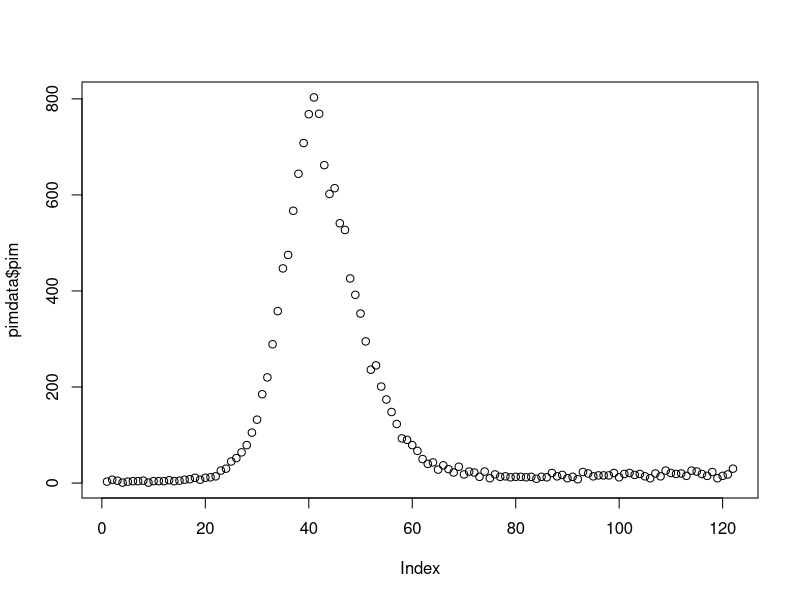
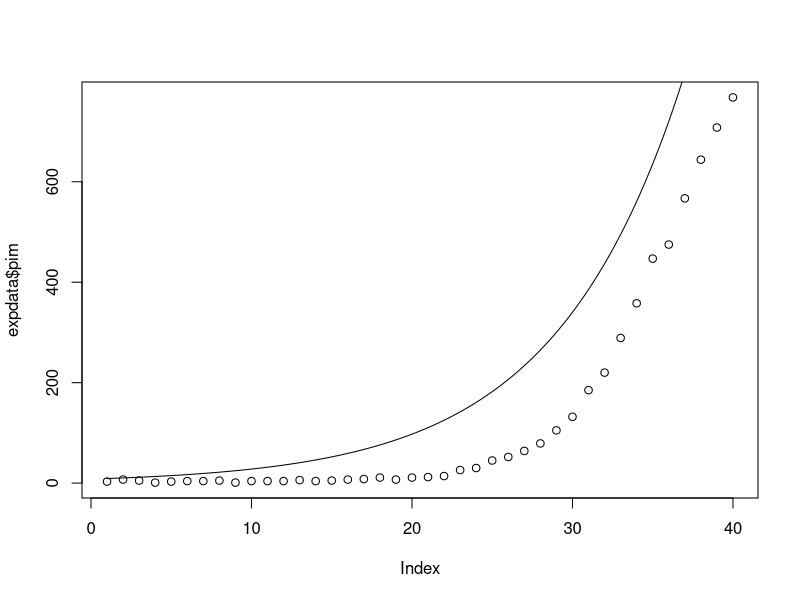
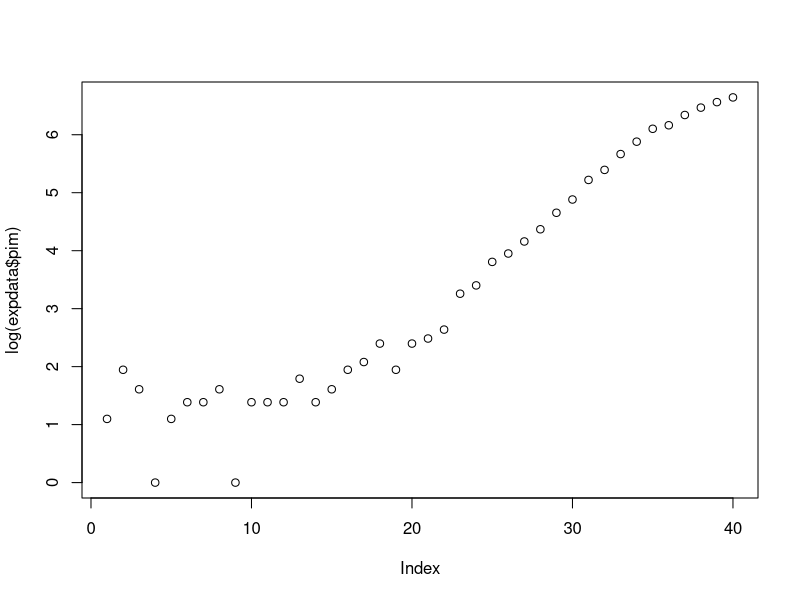
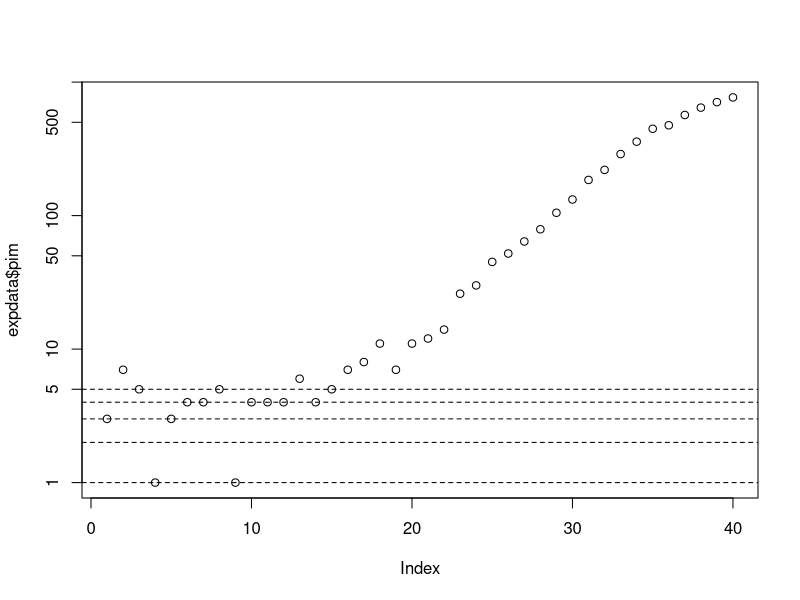
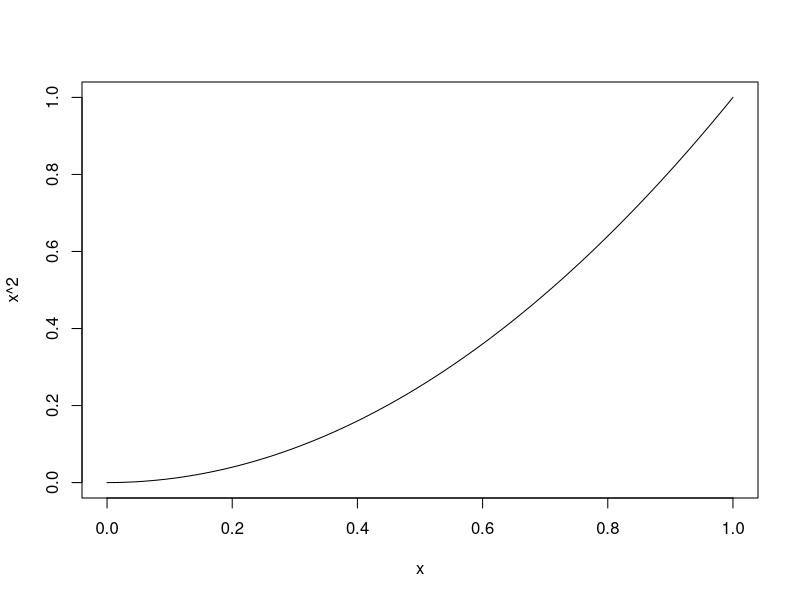
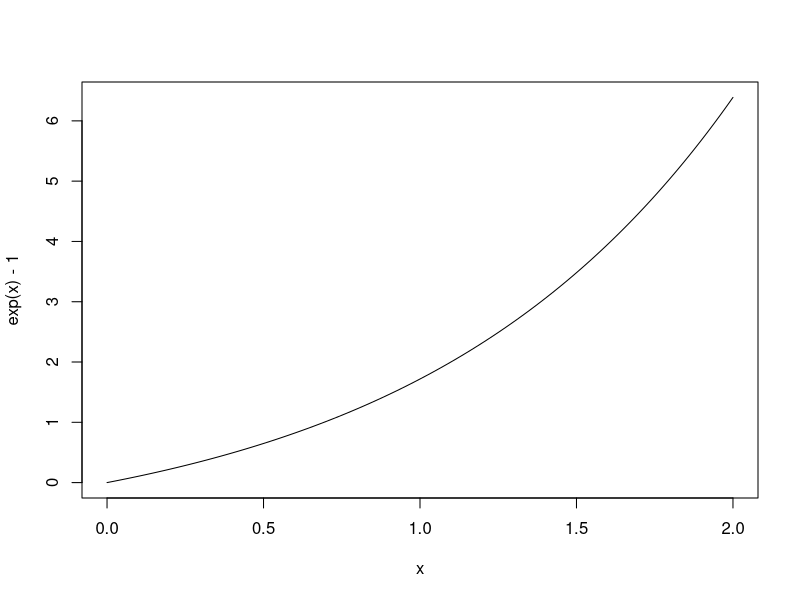
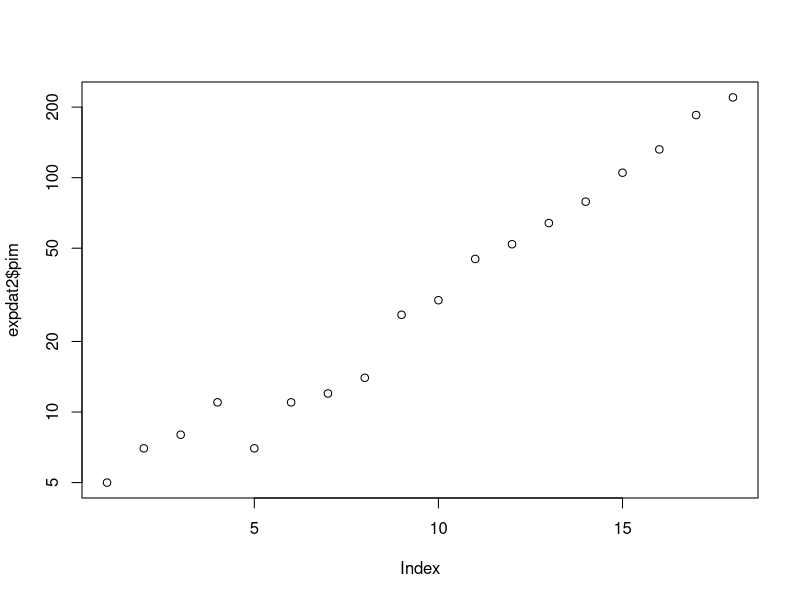
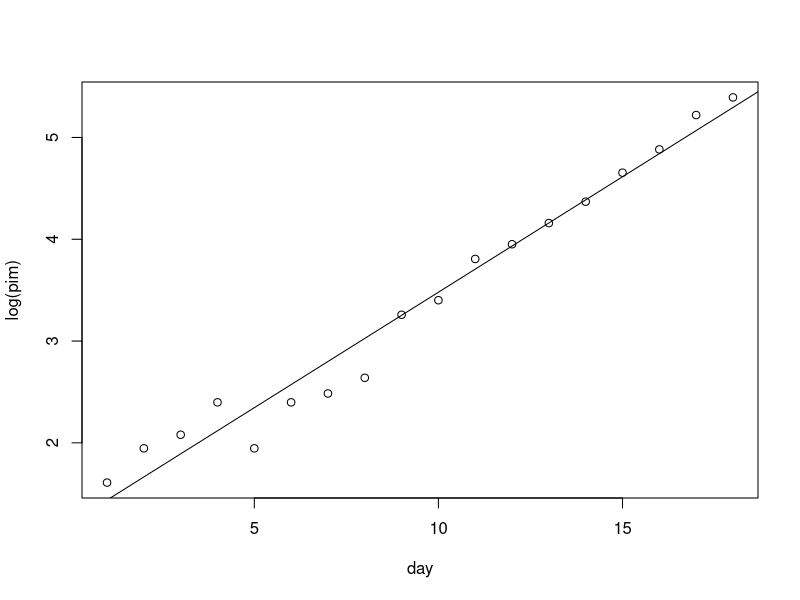

These charts were generated, in order, by the following R code:
## Phila P&I mortality data from 1918
## (pneumonia and influenza data)
## estimating r (epidemic growth rate)
## = beta - gamma in SIR
pimdata <- read.csv("data/pim_us_phila_city_1918_dy.csv")
plot(pimdata$pim)

expdata <- pimdata[1:40,]
plot(expdata$pim)
curve(8*exp(x/8),add=TRUE)

plot(log(expdata$pim))
plot(expdata$pim,log="y")
abline(h=1:5,lty=2)

curve(x^2, from=0,to=1)
curve(exp(x)-1,from=0,to=2)
      ## add=TRUE,col=2)

expdat2 <- pimdata[15:32,]
plot(expdat2$pim,log="y")
expdat2$day <- 1:nrow(expdat2)
m1 <- lm(log(pim)~day, data=expdat2)
## D(t) = D(0)*exp(r*t)
## log(D(t)) = log(D(0)) + r*t
log(2)/coef(m1)[2]  ## doubling time
plot(log(pim)~day, data=expdat2)
abline(m1)
## pneumonia 